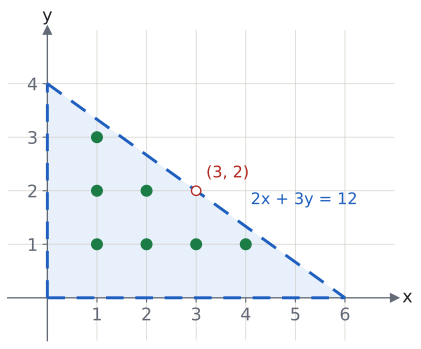

Write Python code to recreate this figure.
import sys; sys.path.insert(0, "tools")
from cizim import *

# Ders örneği: x > 0, y > 0, 2x + 3y < 12. Bütün sınırlar kesikli; içteki 7 tam sayı noktası yeşil, doğru üzerindeki (3, 2) boş.
fig, ax = sekil(5.2, 4.2)
eksenler(ax, x=(-0.8, 7), y=(-0.8, 5))
ax.set_xticks(range(1, 7)); ax.set_yticks(range(1, 5))
ax.add_patch(patches.Polygon([(0, 0), (6, 0), (0, 4)], closed=True, facecolor=MAVI_ACIK, edgecolor="none", zorder=0.2))
kes = dict(color=MAVI, ls=(0, (6, 4)), lw=2.2, zorder=3)
ax.plot([0, 6], [0, 0], **kes); ax.plot([0, 0], [0, 4], **kes); ax.plot([0, 6], [4, 0], **kes)
for x in range(1, 6):
    for y in range(1, 4):
        if 2 * x + 3 * y < 12: ax.plot(x, y, "o", color=YESIL, markersize=8, zorder=5)
nokta(ax, 3, 2, "", renk=KIRMIZI, dolu=False)
ax.text(3.2, 2.25, "(3, 2)", color=KIRMIZI, fontsize=12)
ax.text(4.1, 1.75, "2x + 3y = 12", color=MAVI, fontsize=12)
kaydet(fig, __file__)
